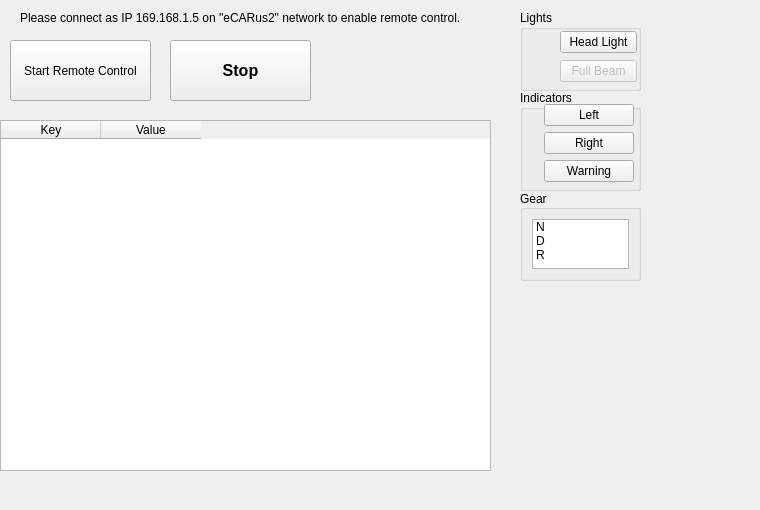
      <widget class="QWidget" name="RemoteControl">
       <attribute name="title">
        <string>Remote Control</string>
       </attribute>
       <widget class="QLabel" name="Remote_StatusLabel">
        <property name="geometry">
         <rect>
          <x>20</x>
          <y>10</y>
          <width>481</width>
          <height>16</height>
         </rect>
        </property>
        <property name="text">
         <string>Please connect as IP 169.168.1.5 on &quot;eCARus2&quot; network to enable remote control.</string>
        </property>
       </widget>
       <widget class="QPushButton" name="startRemoteButton">
        <property name="enabled">
         <bool>true</bool>
        </property>
        <property name="geometry">
         <rect>
          <x>10</x>
          <y>40</y>
          <width>141</width>
          <height>61</height>
         </rect>
        </property>
        <property name="text">
         <string>Start Remote Control</string>
        </property>
       </widget>
       <widget class="QGroupBox" name="groupBox_6">
        <property name="geometry">
         <rect>
          <x>520</x>
          <y>90</y>
          <width>121</width>
          <height>101</height>
         </rect>
        </property>
        <property name="title">
         <string>Indicators</string>
        </property>
        <widget class="QWidget" name="layoutWidget_16">
         <property name="geometry">
          <rect>
           <x>11</x>
           <y>14</y>
           <width>103</width>
           <height>85</height>
          </rect>
         </property>
         <layout class="QFormLayout" name="formLayout_4">
          <item row="0" column="0">
           <layout class="QVBoxLayout" name="verticalLayout_6">
            <item>
             <widget class="QLabel" name="indicatorLeftLabel">
              <property name="text">
               <string/>
              </property>
              <property name="pixmap">
               <pixmap resource="source.qrc">:/new/prefix2/photos/Red_Light.png</pixmap>
              </property>
             </widget>
            </item>
            <item>
             <widget class="QLabel" name="indicatorRightLabel">
              <property name="text">
               <string/>
              </property>
              <property name="pixmap">
               <pixmap resource="source.qrc">:/new/prefix2/photos/Red_Light.png</pixmap>
              </property>
             </widget>
            </item>
            <item>
             <widget class="QLabel" name="warningLabel">
              <property name="text">
               <string/>
              </property>
              <property name="pixmap">
               <pixmap resource="source.qrc">:/new/prefix2/photos/Red_Light.png</pixmap>
              </property>
             </widget>
            </item>
           </layout>
          </item>
          <item row="0" column="1">
           <layout class="QVBoxLayout" name="verticalLayout_8">
            <item>
             <widget class="QPushButton" name="indicatorLeftButton">
              <property name="text">
               <string>Left</string>
              </property>
             </widget>
            </item>
            <item>
             <widget class="QPushButton" name="indicatorRightButton">
              <property name="text">
               <string>Right</string>
              </property>
             </widget>
            </item>
            <item>
             <widget class="QPushButton" name="warningButton">
              <property name="text">
               <string>Warning</string>
              </property>
             </widget>
            </item>
           </layout>
          </item>
         </layout>
        </widget>
       </widget>
       <widget class="QGroupBox" name="groupBox_10">
        <property name="geometry">
         <rect>
          <x>520</x>
          <y>190</y>
          <width>121</width>
          <height>91</height>
         </rect>
        </property>
        <property name="title">
         <string>Gear</string>
        </property>
        <property name="alignment">
         <set>Qt::AlignLeading|Qt::AlignLeft|Qt::AlignVCenter</set>
        </property>
        <property name="flat">
         <bool>false</bool>
        </property>
        <layout class="QGridLayout" name="gridLayout_5">
         <item row="0" column="0">
          <widget class="QListWidget" name="gearList">
           <property name="verticalScrollBarPolicy">
            <enum>Qt::ScrollBarAlwaysOff</enum>
           </property>
           <property name="horizontalScrollBarPolicy">
            <enum>Qt::ScrollBarAsNeeded</enum>
           </property>
           <property name="sizeAdjustPolicy">
            <enum>QAbstractScrollArea::AdjustToContentsOnFirstShow</enum>
           </property>
           <property name="autoScroll">
            <bool>false</bool>
           </property>
           <item>
            <property name="text">
             <string>N</string>
            </property>
            <property name="flags">
             <set>ItemIsSelectable|ItemIsDragEnabled|ItemIsDropEnabled|ItemIsUserCheckable|ItemIsEnabled</set>
            </property>
           </item>
           <item>
            <property name="text">
             <string>D</string>
            </property>
           </item>
           <item>
            <property name="text">
             <string>R</string>
            </property>
           </item>
          </widget>
         </item>
        </layout>
       </widget>
       <widget class="QPushButton" name="stopRemoteButton">
        <property name="enabled">
         <bool>true</bool>
        </property>
        <property name="geometry">
         <rect>
          <x>170</x>
          <y>40</y>
          <width>141</width>
          <height>61</height>
         </rect>
        </property>
        <property name="font">
         <font>
          <pointsize>12</pointsize>
          <weight>75</weight>
          <bold>true</bold>
         </font>
        </property>
        <property name="autoFillBackground">
         <bool>false</bool>
        </property>
        <property name="text">
         <string>Stop</string>
        </property>
       </widget>
       <widget class="QGroupBox" name="groupBox_7">
        <property name="geometry">
         <rect>
          <x>520</x>
          <y>10</y>
          <width>121</width>
          <height>81</height>
         </rect>
        </property>
        <property name="title">
         <string>Lights</string>
        </property>
        <widget class="QWidget" name="layoutWidget_7">
         <property name="geometry">
          <rect>
           <x>40</x>
           <y>20</y>
           <width>77</width>
           <height>54</height>
          </rect>
         </property>
         <layout class="QVBoxLayout" name="verticalLayout_7">
          <item>
           <widget class="QPushButton" name="headLightButton">
            <property name="styleSheet">
             <string notr="true"/>
            </property>
            <property name="text">
             <string>Head Light</string>
            </property>
           </widget>
          </item>
          <item>
           <widget class="QPushButton" name="fullBeamButton">
            <property name="enabled">
             <bool>false</bool>
            </property>
            <property name="text">
             <string>Full Beam</string>
            </property>
           </widget>
          </item>
         </layout>
        </widget>
        <widget class="QWidget" name="layoutWidget_8">
         <property name="geometry">
          <rect>
           <x>10</x>
           <y>20</y>
           <width>18</width>
           <height>51</height>
          </rect>
         </property>
         <layout class="QVBoxLayout" name="verticalLayout_13">
          <item>
           <widget class="QLabel" name="headLightLabel">
            <property name="text">
             <string/>
            </property>
            <property name="pixmap">
             <pixmap resource="source.qrc">:/new/prefix2/photos/Red_Light.png</pixmap>
            </property>
           </widget>
          </item>
          <item>
           <widget class="QLabel" name="fullBeamLabel">
            <property name="text">
             <string/>
            </property>
            <property name="pixmap">
             <pixmap resource="source.qrc">:/new/prefix2/photos/Red_Light.png</pixmap>
            </property>
           </widget>
          </item>
         </layout>
        </widget>
       </widget>
       <widget class="QWidget" name="gridLayoutWidget_2">
        <property name="geometry">
         <rect>
          <x>-350</x>
          <y>-140</y>
          <width>160</width>
          <height>80</height>
         </rect>
        </property>
        <layout class="QGridLayout" name="gridLayout_2"/>
       </widget>
       <widget class="QLabel" name="label_4">
        <property name="geometry">
         <rect>
          <x>530</x>
          <y>440</y>
          <width>141</width>
          <height>21</height>
         </rect>
        </property>
        <property name="text">
         <string/>
        </property>
       </widget>
       <widget class="QLabel" name="label_7">
        <property name="geometry">
         <rect>
          <x>470</x>
          <y>470</y>
          <width>281</width>
          <height>31</height>
         </rect>
        </property>
        <property name="text">
         <string/>
        </property>
       </widget>
       <widget class="QTableWidget" name="JsonTableWidget">
        <property name="geometry">
         <rect>
          <x>0</x>
          <y>120</y>
          <width>491</width>
          <height>351</height>
         </rect>
        </property>
        <column>
         <property name="text">
          <string>Key</string>
         </property>
        </column>
        <column>
         <property name="text">
          <string>Value</string>
         </property>
        </column>
       </widget>
       <zorder>startRemoteButton</zorder>
       <zorder>groupBox_6</zorder>
       <zorder>groupBox_10</zorder>
       <zorder>stopRemoteButton</zorder>
       <zorder>groupBox_7</zorder>
       <zorder>Remote_StatusLabel</zorder>
       <zorder>gridLayoutWidget_2</zorder>
       <zorder>label_4</zorder>
       <zorder>label_7</zorder>
       <zorder>JsonTableWidget</zorder>
      </widget>
